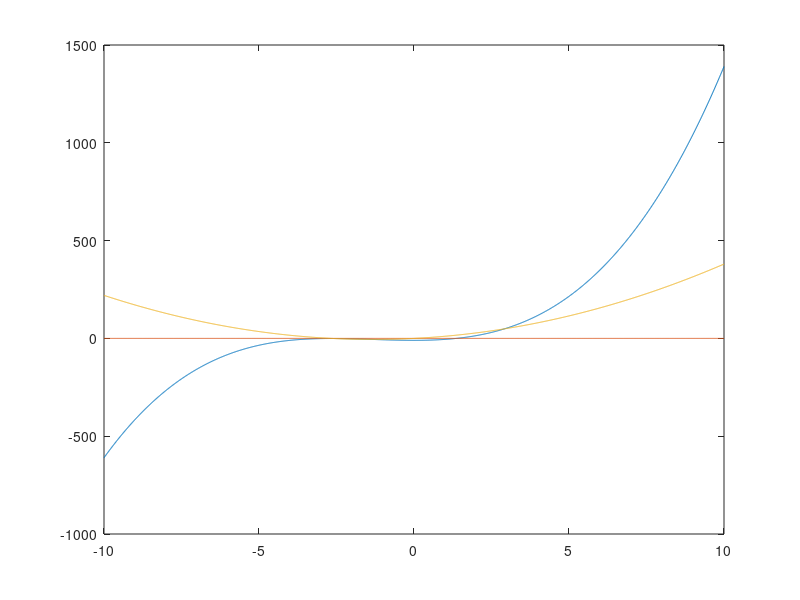

Here is the MATLAB script that generated this plot: (Note: this script raises an error after producing the figure.)
close all
clear all
format long

f = @(x) x.^3+4*x.^2-10;
df = @(x) 3*x.^2+8*x;
ejex = @(x) 0*x;
x0 = 2;
tol = 10^(-3);
nmax = 1000;

I = [-10:0.01:10];

plot(I, f(I), I, ejex(I), I, df(I))

[zero, res, niter] = newton(f,df,x0,tol,nmax)